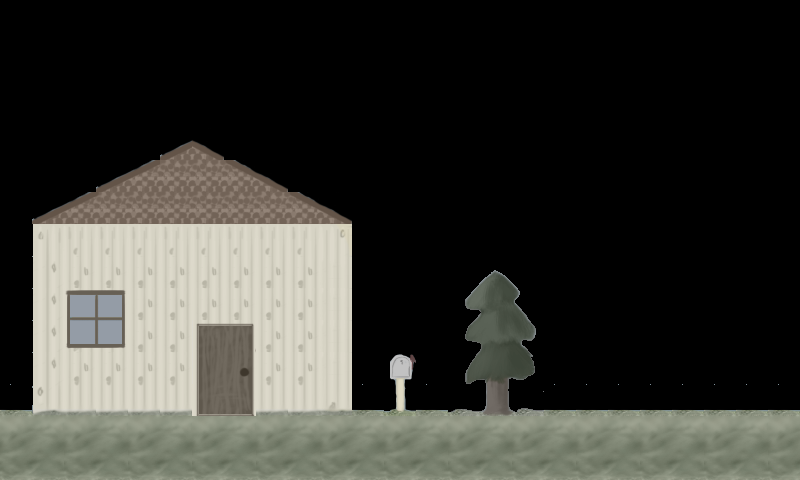

This is a level from a 2D game, rendered from its Tiled map with the project's own tilesets. A one-line summary and the map file follow, with tile-layer data summarised:
An orthogonal 25x15 tile map with 32x32 px tiles, 1 tile layer (Tile Layer 1).

<map version="1.0" orientation="orthogonal" renderorder="right-down" width="25" height="15" tilewidth="32" tileheight="32">
 <tileset firstgid="1" name="holden" tilewidth="32" tileheight="32">
  <image source="../tile/holden.png" width="480" height="480" />
 </tileset>
 <layer name="Tile Layer 1" width="25" height="15">
  <data>[375 cells, 156 non-empty, 49 distinct tile ids]</data>
 </layer>
</map>
